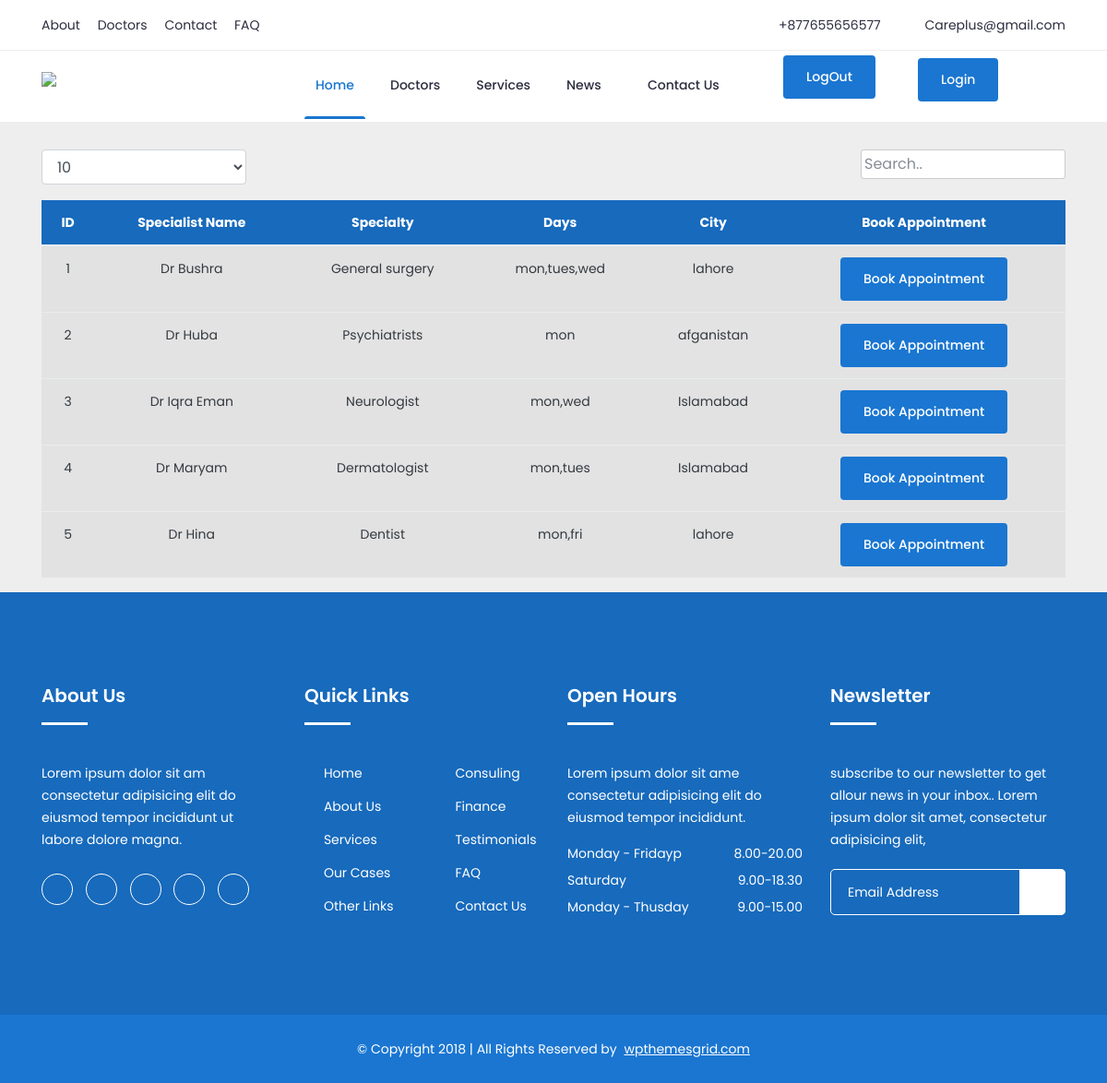
The page /doctortimetable.php on the database its author committed.
### tables this page shows
CREATE TABLE `websiteinformation` (
  `id` int(11) NOT NULL,
  `websitecontactnumber` varchar(100) NOT NULL,
  `email` varchar(100) NOT NULL
);

CREATE TABLE `availability` (
  `avaliabilityid` int(11) NOT NULL,
  `doctorid` int(11) NOT NULL,
  `dayavailability` varchar(100) NOT NULL,
  `weekavailability` varchar(90) NOT NULL,
  `monthavalibility` varchar(100) NOT NULL
);

CREATE TABLE `doctoraccount` (
  `id` int(11) NOT NULL,
  `username` varchar(100) NOT NULL,
  `doctorprofile` varchar(100) NOT NULL,
  `firstname` varchar(100) NOT NULL,
  `lastname` varchar(80) NOT NULL,
  `specialty` varchar(90) NOT NULL,
  `image` varchar(100) NOT NULL,
  `email` varchar(100) NOT NULL,
  `password` varchar(100) NOT NULL,
  `phonenumber` varchar(90) NOT NULL,
  `address` varchar(100) NOT NULL,
  `city` varchar(100) NOT NULL
);

### doctortimetable.php (the view, shortened to what this page needs)
<!DOCTYPE html>
<html lang="en">
<head>
    <?php
include_once("headerstyle.php");
?>
</head>
<body>
<?php  include_once("headerfront.php");
?>
<div class="container">
      <div class="header_wrap">
        <div class="num_rows">
				<div class="form-group">
			 		<select class  ="form-control" name="state" id="maxRows">
						 <option value="10">10</option>
						</select>
			  	</div>
        </div>
        <div class="tb_search">
<input type="text" id="search_input_all" onkeyup="FilterkeyWord_all_table()" placeholder="Search.." class="form-control">
        </div>
      </div>
<table class="table table-striped table-class" id= "table-id">
<thead>
<tr>
                        <th>Specialist Name</th>
                        <th>Specialty</th>
                        <th>Days</th>
                        <th>City</th>
						            <th>Book Appointment</th>
	</tr>
  </thead>
<tbody>
<?php
 $Db=mysqli_connect("localhost","root","","care");
 $Query="SELECT availability.avaliabilityid, doctoraccount.username, availability.dayavailability, availability.weekavailability,availability.monthavalibility,doctoraccount.specialty,doctoraccount.city FROM availability INNER JOIN doctoraccount ON availability.doctorid = doctoraccount.id;";
 $Response=mysqli_query($Db,$Query);
 if(mysqli_num_rows($Response)){
     while($Data=mysqli_fetch_array($Response)){
  ?>
<tr class="text-dark">
    <td><?php echo $Data[1]; ?></td>
    <td><?php echo $Data[5]; ?></td>
    <td><?php echo $Data[2]; ?></td>
    <td><?php echo $Data[6]; ?></td>
	<td><a href="bookappointment.php?id=<?php echo $Data[0]; ?>"><button class="btn btn-primary">Book Appointment</button></a></td>
</tr>
<?php
}
}
?>
</table>
      <div class="rows_count">Showing 11 to 20 of 91 entries</div>
</div>
  <?php
include_once("footerfront.php");
?>
</body>
</html>

### headerstyle.php (shortened to what this page needs)
<link rel="stylesheet" href="css/bootstrap.min.css">
<link rel="stylesheet" href="css/nice-select.css">
      <link rel="stylesheet" href="css/font-awesome.min.css">
      <link rel="stylesheet" href="css/icofont.css">
<link rel="stylesheet" href="css/slicknav.min.css">
      <link rel="stylesheet" href="css/owl-carousel.css">
<link rel="stylesheet" href="css/datepicker.css">
      <link rel="stylesheet" href="css/animate.min.css">
      <link rel="stylesheet" href="css/magnific-popup.css">
      <link rel="stylesheet" href="css/normalize.css">
      <link rel="stylesheet" href="style.css">
      <link rel="stylesheet" href="css/responsive.css">

### headerfront.php (shortened to what this page needs)
<header class="header" >
			<div class="topbar">
				<div class="container">
					<div class="row">
						<div class="col-lg-6 col-md-5 col-12">
							<ul class="top-link">
								<li><a href="about.php">About</a></li>
								<li><a href="doctortimetable.php">Doctors</a></li>
								<li><a href="contact.php">Contact</a></li>
								<li><a href="ques.php">FAQ</a></li>
							</ul>
						</div>
						<div class="col-lg-6 col-md-7 col-12">
                   <?php
$Db=mysqli_connect("localhost","root","","care");
$Query="SELECT * FROM `websiteinformation`";
$Response=mysqli_query($Db,$Query);
if(mysqli_num_rows($Response)){
    while($Data=mysqli_fetch_array($Response)){
 ?>
							<ul class="top-contact">
								<li><i class="fa fa-phone"></i><?php echo $Data[1];?></li>
								<li><i class="fa fa-envelope"></i><a href="mailto:support@yourmail.com"><?php echo $Data[2]; ?></a></li>
							</ul>
							<?php
	}
}
							?>
						</div>
					</div>
				</div>
			</div>
			<div class="header-inner">
				<div class="container">
					<div class="inner">
						<div class="row">
							<div class="col-lg-3 col-md-3 col-12">
								<div class="logo">
									<a href="index.php"><img src="img/carelogore.png" width="150px" ></a>
								</div>
							</div>
							<div class="col-lg-7 col-md-9 col-12">
								<div class="main-menu">
									<nav class="navigation">
										<ul class="nav menu">
											<li class="active"><a href="index.php">Home </a>
											</li>
											<li><a href="doctortimetable.php">Doctors </a></li>
											<li><a href="services.php">Services </a></li>
											<li><a href="news.php">News<i class="icofont-rounded-down"></i></a>
											</li>
											<li><a href="contact.php">Contact Us</a></li>
											<li><a href="logoutfront.php" ><button class="btn" style="margin-top:-20px;margin-left:30px;">LogOut</button></a></li>
										</ul>
									</nav>
								</div>
							</div>
							<div class="col-lg-2 col-12" >
							<?php
if(isset($_SESSION['username'])) {
    echo '<a href="bookappointment.php" class="btn text-light mt-2">Book Appointment</a>';
}  else {
    echo '<a href="./login.php" class="btn text-light mt-2">Login</a>';
}
?>
							</div>
						</div>
					</div>
				</div>
			</div>
		</header>

### footerfront.php
<footer id="footer" class="footer ">
			<div class="footer-top">
				<div class="container">
					<div class="row">
						<div class="col-lg-3 col-md-6 col-12">
							<div class="single-footer">
								<h2>About Us</h2>
								<p>Lorem ipsum dolor sit am consectetur adipisicing elit do eiusmod tempor incididunt ut labore dolore magna.</p>
								<ul class="social">
									<li><a href="#"><i class="icofont-facebook"></i></a></li>
									<li><a href="#"><i class="icofont-google-plus"></i></a></li>
									<li><a href="#"><i class="icofont-twitter"></i></a></li>
									<li><a href="#"><i class="icofont-vimeo"></i></a></li>
									<li><a href="#"><i class="icofont-pinterest"></i></a></li>
								</ul>
							</div>
						</div>
						<div class="col-lg-3 col-md-6 col-12">
							<div class="single-footer f-link">
								<h2>Quick Links</h2>
								<div class="row">
									<div class="col-lg-6 col-md-6 col-12">
										<ul>
											<li><a href="#"><i class="fa fa-caret-right" aria-hidden="true"></i>Home</a></li>
											<li><a href="#"><i class="fa fa-caret-right" aria-hidden="true"></i>About Us</a></li>
											<li><a href="#"><i class="fa fa-caret-right" aria-hidden="true"></i>Services</a></li>
											<li><a href="#"><i class="fa fa-caret-right" aria-hidden="true"></i>Our Cases</a></li>
											<li><a href="#"><i class="fa fa-caret-right" aria-hidden="true"></i>Other Links</a></li>
										</ul>
									</div>
									<div class="col-lg-6 col-md-6 col-12">
										<ul>
											<li><a href="#"><i class="fa fa-caret-right" aria-hidden="true"></i>Consuling</a></li>
											<li><a href="#"><i class="fa fa-caret-right" aria-hidden="true"></i>Finance</a></li>
											<li><a href="#"><i class="fa fa-caret-right" aria-hidden="true"></i>Testimonials</a></li>
											<li><a href="#"><i class="fa fa-caret-right" aria-hidden="true"></i>FAQ</a></li>
											<li><a href="#"><i class="fa fa-caret-right" aria-hidden="true"></i>Contact Us</a></li>
										</ul>
									</div>
								</div>
							</div>
						</div>
						<div class="col-lg-3 col-md-6 col-12">
							<div class="single-footer">
								<h2>Open Hours</h2>
								<p>Lorem ipsum dolor sit ame consectetur adipisicing elit do eiusmod tempor incididunt.</p>
								<ul class="time-sidual">
									<li class="day">Monday - Fridayp <span>8.00-20.00</span></li>
									<li class="day">Saturday <span>9.00-18.30</span></li>
									<li class="day">Monday - Thusday <span>9.00-15.00</span></li>
								</ul>
							</div>
						</div>
						<div class="col-lg-3 col-md-6 col-12">
							<div class="single-footer">
								<h2>Newsletter</h2>
								<p>subscribe to our newsletter to get allour news in your inbox.. Lorem ipsum dolor sit amet, consectetur adipisicing elit,</p>
								<form action="mail/mail.php" method="get" target="_blank" class="newsletter-inner">
									<input name="email" placeholder="Email Address" class="common-input" onfocus="this.placeholder = ''"
										onblur="this.placeholder = 'Your email address'" required="" type="email">
									<button class="button"><i class="icofont icofont-paper-plane"></i></button>
								</form>
							</div>
						</div>
					</div>
				</div>
			</div>
			<div class="copyright">
				<div class="container">
					<div class="row">
						<div class="col-lg-12 col-md-12 col-12">
							<div class="copyright-content">
								<p>© Copyright 2018  |  All Rights Reserved by <a href="https://www.wpthemesgrid.com" target="_blank">wpthemesgrid.com</a> </p>
							</div>
						</div>
					</div>
				</div>
			</div>
		</footer>

### doctortablestyle.php (style rules this page uses)
body { background-color: #eee; }
table th , table td { text-align: center; }
table tr:nth-child(even) { background-color: #e4e3e3 }
th { background: rgb(23, 106, 188); color: #fff; }
.header_wrap { padding:30px 0; }
.num_rows { width: 20%; float:left; }
.tb_search { width: 20%; float:right; }
.rows_count { width: 20%; float:right; text-align:right; color: #999; }

### rows shown on the page
websiteinformation: websitecontactnumber "+877655656577", email "Careplus@gmail.com"
availability: doctoraccount.username "Dr Bushra", doctoraccount.specialty "General surgery", dayavailability "mon,tues,wed", doctoraccount.city "lahore"
availability: doctoraccount.username "Dr Huba", doctoraccount.specialty "Psychiatrists", dayavailability "mon", doctoraccount.city "afganistan"
availability: doctoraccount.username "Dr Iqra Eman", doctoraccount.specialty "Neurologist", dayavailability "mon,wed", doctoraccount.city "Islamabad"
availability: doctoraccount.username "Dr Maryam", doctoraccount.specialty "Dermatologist", dayavailability "mon,tues", doctoraccount.city "Islamabad"
availability: doctoraccount.username "Dr Hina", doctoraccount.specialty "Dentist", dayavailability "mon,fri", doctoraccount.city "lahore"
